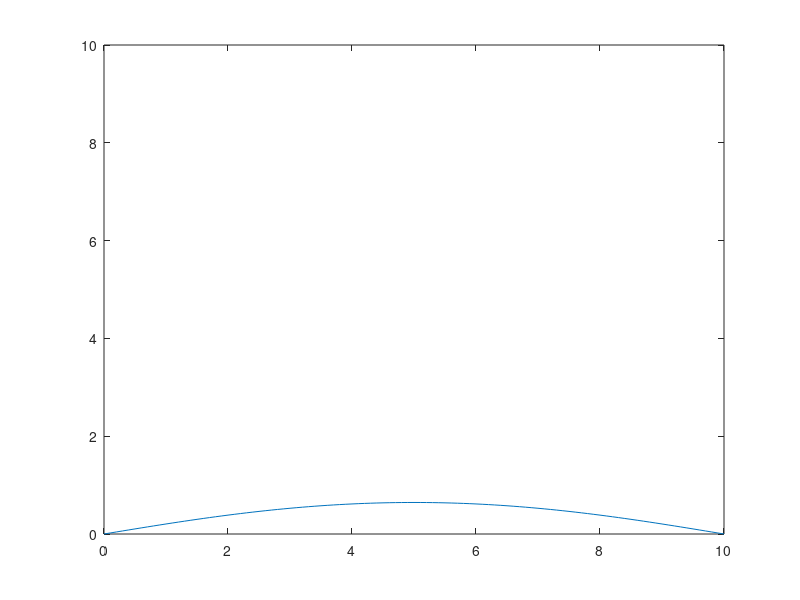

Write the MATLAB code that produced this figure.
x = [0:0.1:10];
% a = sqrt(0.1)
% W EI/T^2 = 1

num = cosh(sqrt(0.1)*(5-x(:)));
den = cosh(sqrt(0.1)*5);
wx = 0.05*x(:);
lx = 10 - x(:);

y = (num(:)./den(:) - 1) + wx(:).*lx(:);


plot(x,y)
axis([0 10 0 10])